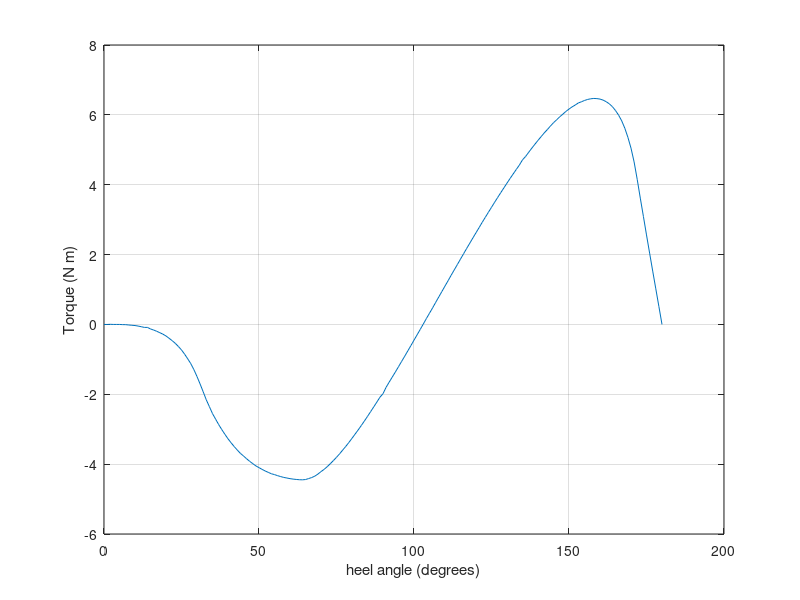

Write the MATLAB code that produced this figure.
function boat_analysis()
% Note: This code has *almost* everything you need to generate a moment
% curve. Your task is to complete the waterline_error(d) function below.
% The waterline_error(d) function is defined at the bottom of the file;
% this code will not run until you complete it!!!

%% Setup
% Housekeeping
clf % clear the current figure
boatcolor = [0.9290 0.6940 0.1250]; % define the color of the boat
watercolor = [0 0.4470 0.7410]; % define the color of the water

% Design parameters
W = 0.4;            % width  (m)
H = 0.2;            % height (m)
L = 1;            % length (m)
n = 1;               % shape parameter (-)
dispratio = 0.25;    % ratio of boat displacement to max diplacement
CoM_offset = [0; 0]; % Offset of the center of mass, e.g. using ballast

% physical constants
wrho = 1000; % water density kg/m^3
g = 9.8;     % gravity m/s^2

%% One-time computations
% boat definition and key variables
Npts = 200;                        % number of 1D spatial points (not a design variable; don't change)
xPoints = linspace(-W/2,W/2,Npts); % set of points in the x direction (horizontal)
zPoints = linspace(0,H,Npts);      % set of points in the z direction (vertical)

[X, Z] = meshgrid(xPoints, zPoints); % create the meshgrid
P = [X(:)'; Z(:)'];                  % pack the points into a matrix
% find all the points inside the boat - a logical array
insideBoat = transpose(P(2,:) >= H*abs((2*P(1,:)/W)).^n & P(2,:) <= H);

dx = xPoints(2)-xPoints(1); % delta x
dz = zPoints(2)-zPoints(1); % delta z
dA = dx*dz;                 % define the area of each small section

boatmasses = insideBoat*wrho*dA*L; % find the water mass of each small section
maxdisp = sum(boatmasses);         % find the maximum displacement of the boat
boatdisp = dispratio*maxdisp;      % set the displacement of the boat
CoD = P*boatmasses/maxdisp;        % find the centroid of the boat
P = P - CoD;                       % center the boat on the centroid
CoD = CoD - CoD;                   % update the centroid after centering
CoM = CoD + CoM_offset;            % adjust the center of mass, e.g. for ballast

%% Looped computation
dtheta = 1; % define the angle step
R = [cosd(dtheta) -sind(dtheta);  % define rotation matrix
     sind(dtheta)  cosd(dtheta)];

j = 1; % set the counter
for theta = 0:dtheta:180 % loop over the angles
    % Bound the waterline
    dmin = min(P(2, :)); % find the minimum z coordinate of the boat
    dmax = max(P(2, :)); % find the maximum z coordinate of the boat
    % Solve for the waterline of the rotated boat
    d = fzero(@waterline_error, [dmin, dmax]); % find the waterline d

    % Analyze the boat
    underWater = (P(2,:) <= d)';
    underWaterAndInsideBoat = insideBoat & underWater;
    watermasses = underWaterAndInsideBoat*wrho*dA*L;
    watermass = sum(watermasses);
    CoB = P*watermasses./watermass;
    % Store the results
    torque(j) = boatdisp * g * (CoB(1,1) - CoM(1,1)); % find the torque (N m)
    angle(j) = theta;                                 % record the angle (deg)

%     % Uncomment these lines to display a rotated boat;
%     % useful for undertanding, but slows down the computation
%     hold off
%     scatter(P(1,insideBoat),P(2,insideBoat),[],boatcolor), axis equal, axis([-max(W,H) max(W,H) -max(W,H) max(W,H)]), hold on
%     scatter(P(1,underWaterAndInsideBoat),P(2,underWaterAndInsideBoat),[],watercolor)
%     scatter(CoM(1,1), CoM(2,1), 1000, 'r.'); % plot the COM
%     scatter(CoB(1,1), CoB(2,1), 1000, 'k.'); % plot the COB
%     drawnow

    % Rotate the system
    P = R*P;     % rotate the boat by dtheta
    CoM = R*CoM; % rotate the center of mass too
    j = j + 1;   % update the counter
end

%% Plot the torque versus the angle curve
clf
plot(angle, torque)
xlabel('heel angle (degrees)')
ylabel('Torque (N m)')
min(torque)
grid on

%% TODO: Define the bouyancy error function - should be zero when balanced
function res = waterline_error(d)
    underWater = (P(2,:) <= d)'; % test if each part of the meshgrid is under the water
    
   
    
    watermass = sum(underWater & insideBoat) .* dA * L * wrho;


    %(boatArea * rho_boat) - (waterArea * rho_water)

    % TASK: Complete this function by solving for the mass of the water
    % displaced by the boat.

    % HINT: You did *most* of the work necessary in the `boat02_centers`
    % exercise.

    % YOUR CODE HERE

    res = watermass - boatdisp; % difference between boat displacement and water displacement
end

end
